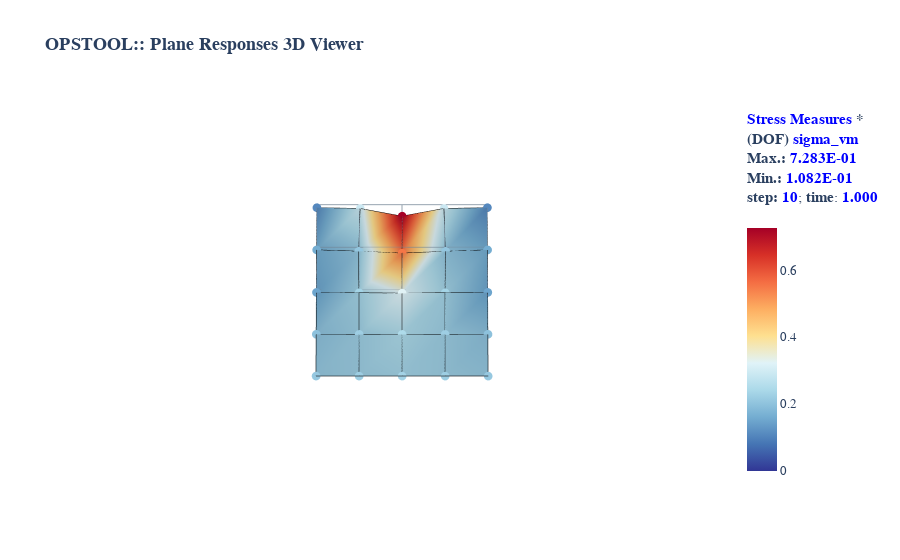

The notebook cell this image was saved under:
### Code cell
fig = opsvis.plot_unstruct_responses(
    odb_tag=1,
    slides=False,
    step="absMax",
    ele_type="Plane",
    resp_type="StressesAtNodes",  # or "stressesAtGauss", "strainsAtNodes", project_gauss_to_nodes needs to be set prior
    resp_dof="sigma_vm",
    show_defo=True,
    defo_scale="auto",
    show_model=True,
)
fig.write_html("images/plane_resp_plotly.html", full_html=False, include_plotlyjs="cdn")
fig.show()
